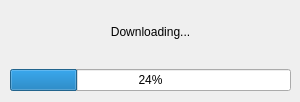
<?xml version="1.0" encoding="UTF-8"?>
<ui version="4.0">
 <class>downloadStatus</class>
 <widget class="QDialog" name="downloadStatus">
  <property name="geometry">
   <rect>
    <x>0</x>
    <y>0</y>
    <width>300</width>
    <height>102</height>
   </rect>
  </property>
  <property name="sizePolicy">
   <sizepolicy hsizetype="Fixed" vsizetype="Fixed">
    <horstretch>0</horstretch>
    <verstretch>0</verstretch>
   </sizepolicy>
  </property>
  <property name="windowTitle">
   <string>Dialog</string>
  </property>
  <widget class="QWidget" name="verticalLayoutWidget">
   <property name="geometry">
    <rect>
     <x>10</x>
     <y>0</y>
     <width>281</width>
     <height>91</height>
    </rect>
   </property>
   <layout class="QVBoxLayout" name="verticalLayout">
    <item>
     <widget class="QLabel" name="label">
      <property name="text">
       <string>Downloading...</string>
      </property>
      <property name="alignment">
       <set>Qt::AlignCenter</set>
      </property>
     </widget>
    </item>
    <item>
     <widget class="QProgressBar" name="progressBar">
      <property name="value">
       <number>24</number>
      </property>
     </widget>
    </item>
   </layout>
  </widget>
 </widget>
 <resources/>
 <connections/>
</ui>
